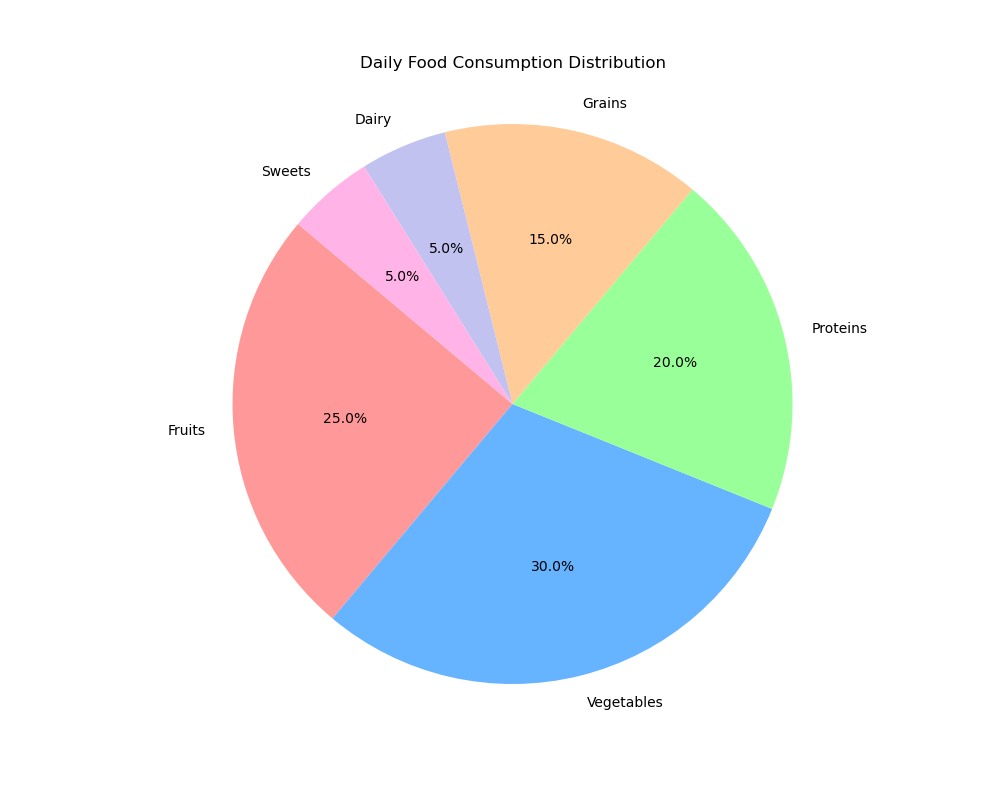

The Python source for this figure:

import matplotlib.pyplot as plt

# Data
food_types = ['Fruits', 'Vegetables', 'Proteins', 'Grains', 'Dairy', 'Sweets']
percentages = [25, 30, 20, 15, 5, 5]
colors = ['#ff9999', '#66b3ff', '#99ff99', '#ffcc99', '#c2c2f0', '#ffb3e6']

# Pie chart
plt.figure(figsize=(10, 8))  # Change width and height of the chart
plt.pie(percentages, labels=food_types, colors=colors, autopct='%1.1f%%', startangle=140)
plt.axis('equal')  # Equal aspect ratio ensures that pie is drawn as a circle.

# Title
plt.title('Daily Food Consumption Distribution', pad=20)

# Display the chart
plt.show()
